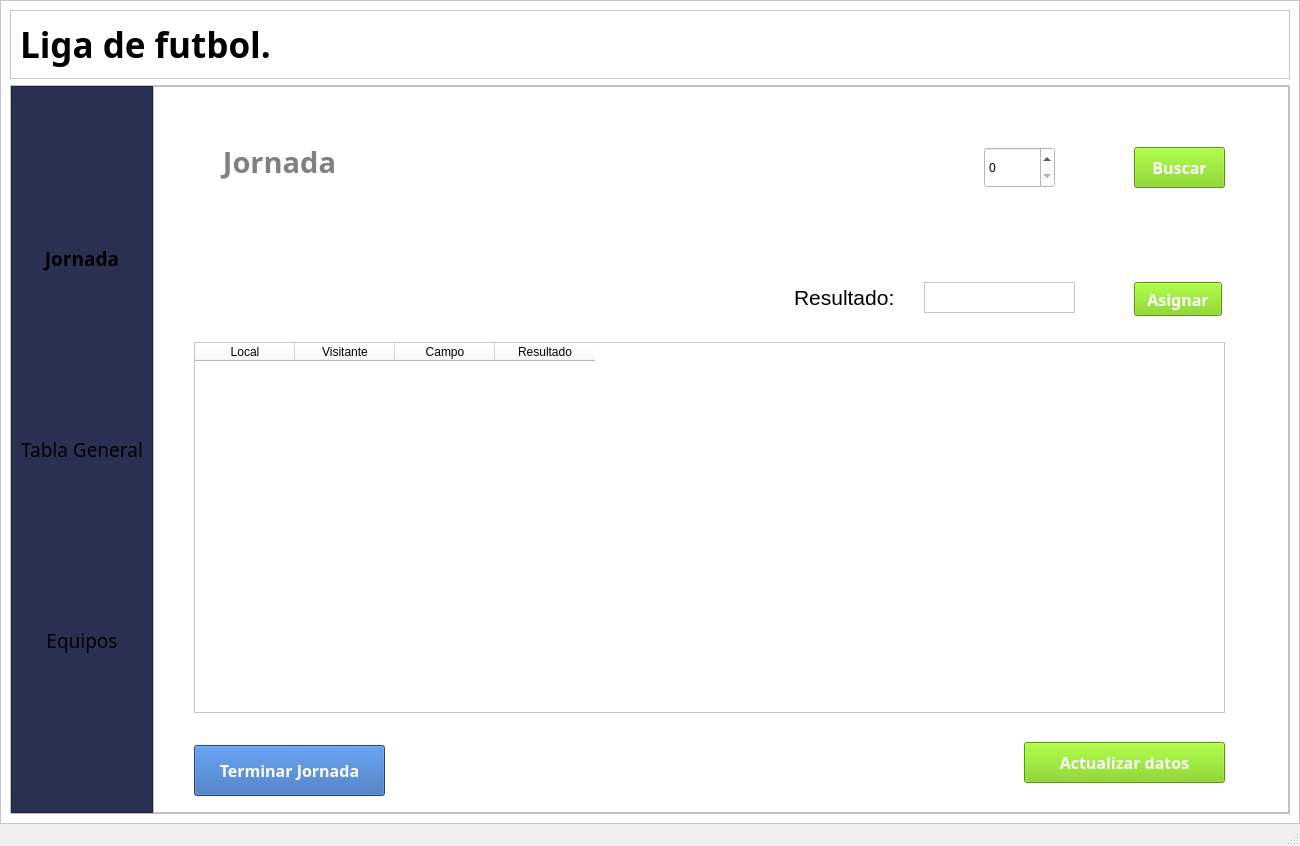
<?xml version="1.0" encoding="UTF-8"?>
<ui version="4.0">
 <class>MainWindow</class>
 <widget class="QMainWindow" name="MainWindow">
  <property name="geometry">
   <rect>
    <x>0</x>
    <y>0</y>
    <width>1300</width>
    <height>846</height>
   </rect>
  </property>
  <property name="windowTitle">
   <string>MainWindow</string>
  </property>
  <widget class="QWidget" name="centralwidget">
   <layout class="QHBoxLayout" name="horizontalLayout">
    <property name="spacing">
     <number>0</number>
    </property>
    <property name="leftMargin">
     <number>0</number>
    </property>
    <property name="topMargin">
     <number>0</number>
    </property>
    <property name="rightMargin">
     <number>0</number>
    </property>
    <property name="bottomMargin">
     <number>0</number>
    </property>
    <item>
     <widget class="QFrame" name="PrincipalFrame">
      <property name="styleSheet">
       <string notr="true">background-color: rgb(255, 255, 255);</string>
      </property>
      <property name="frameShape">
       <enum>QFrame::StyledPanel</enum>
      </property>
      <property name="frameShadow">
       <enum>QFrame::Raised</enum>
      </property>
      <layout class="QVBoxLayout" name="verticalLayout">
       <item>
        <widget class="QFrame" name="TitutloFrame">
         <property name="styleSheet">
          <string notr="true">background-color: white;</string>
         </property>
         <property name="frameShape">
          <enum>QFrame::StyledPanel</enum>
         </property>
         <property name="frameShadow">
          <enum>QFrame::Raised</enum>
         </property>
         <layout class="QHBoxLayout" name="horizontalLayout_3">
          <item>
           <widget class="QLabel" name="Liga">
            <property name="font">
             <font>
              <family>Noto Sans Mono SemiBold</family>
              <pointsize>26</pointsize>
              <weight>75</weight>
              <bold>true</bold>
             </font>
            </property>
            <property name="styleSheet">
             <string notr="true">color:black;</string>
            </property>
            <property name="text">
             <string>Liga de futbol.</string>
            </property>
           </widget>
          </item>
         </layout>
        </widget>
       </item>
       <item>
        <widget class="QFrame" name="General">
         <property name="styleSheet">
          <string notr="true">background-color: rgb(255, 247, 247);</string>
         </property>
         <property name="frameShape">
          <enum>QFrame::StyledPanel</enum>
         </property>
         <property name="frameShadow">
          <enum>QFrame::Raised</enum>
         </property>
         <layout class="QHBoxLayout" name="horizontalLayout_2">
          <property name="spacing">
           <number>0</number>
          </property>
          <property name="leftMargin">
           <number>0</number>
          </property>
          <property name="topMargin">
           <number>0</number>
          </property>
          <property name="rightMargin">
           <number>0</number>
          </property>
          <property name="bottomMargin">
           <number>0</number>
          </property>
          <item>
           <widget class="QFrame" name="Barra">
            <property name="styleSheet">
             <string notr="true">QFrame{background-color: rgb(42, 48, 81);}

QPushButton:hover{
	background-color: rgb(255, 255, 255);
	color:balck;
}

QPushButton{
	background-color: rgb(42, 48, 81);
	border-radius:8px;
}</string>
            </property>
            <property name="frameShape">
             <enum>QFrame::StyledPanel</enum>
            </property>
            <property name="frameShadow">
             <enum>QFrame::Raised</enum>
            </property>
            <layout class="QGridLayout" name="gridLayout">
             <item row="1" column="1">
              <widget class="QPushButton" name="BtnTabla">
               <property name="minimumSize">
                <size>
                 <width>0</width>
                 <height>45</height>
                </size>
               </property>
               <property name="font">
                <font>
                 <family>Noto Sans Mono SemiBold</family>
                 <pointsize>14</pointsize>
                </font>
               </property>
               <property name="cursor">
                <cursorShape>PointingHandCursor</cursorShape>
               </property>
               <property name="text">
                <string>Tabla General</string>
               </property>
              </widget>
             </item>
             <item row="2" column="1">
              <widget class="QPushButton" name="BtnEquipo">
               <property name="minimumSize">
                <size>
                 <width>0</width>
                 <height>45</height>
                </size>
               </property>
               <property name="maximumSize">
                <size>
                 <width>150</width>
                 <height>16777215</height>
                </size>
               </property>
               <property name="font">
                <font>
                 <family>Noto Sans Mono SemiBold</family>
                 <pointsize>14</pointsize>
                </font>
               </property>
               <property name="cursor">
                <cursorShape>PointingHandCursor</cursorShape>
               </property>
               <property name="text">
                <string>Equipos</string>
               </property>
              </widget>
             </item>
             <item row="0" column="1">
              <widget class="QPushButton" name="BtnJornada">
               <property name="minimumSize">
                <size>
                 <width>0</width>
                 <height>45</height>
                </size>
               </property>
               <property name="font">
                <font>
                 <family>Noto Sans Mono SemiBold</family>
                 <pointsize>14</pointsize>
                 <weight>75</weight>
                 <bold>true</bold>
                </font>
               </property>
               <property name="cursor">
                <cursorShape>PointingHandCursor</cursorShape>
               </property>
               <property name="styleSheet">
                <string notr="true"/>
               </property>
               <property name="text">
                <string>Jornada</string>
               </property>
              </widget>
             </item>
            </layout>
           </widget>
          </item>
          <item>
           <widget class="QFrame" name="Contenido">
            <property name="frameShape">
             <enum>QFrame::StyledPanel</enum>
            </property>
            <property name="frameShadow">
             <enum>QFrame::Raised</enum>
            </property>
            <layout class="QVBoxLayout" name="verticalLayout_2">
             <property name="spacing">
              <number>0</number>
             </property>
             <property name="leftMargin">
              <number>0</number>
             </property>
             <property name="topMargin">
              <number>0</number>
             </property>
             <property name="rightMargin">
              <number>0</number>
             </property>
             <property name="bottomMargin">
              <number>0</number>
             </property>
             <item>
              <widget class="QStackedWidget" name="stackedWidget">
               <property name="currentIndex">
                <number>2</number>
               </property>
               <widget class="QWidget" name="PaginaEquipos">
                <property name="styleSheet">
                 <string notr="true">background-color: rgb(255, 255, 255);</string>
                </property>
                <layout class="QHBoxLayout" name="horizontalLayout_4" stretch="0">
                 <item>
                  <widget class="QFrame" name="TituloEquipos">
                   <property name="frameShape">
                    <enum>QFrame::StyledPanel</enum>
                   </property>
                   <property name="frameShadow">
                    <enum>QFrame::Raised</enum>
                   </property>
                   <widget class="QLabel" name="label">
                    <property name="geometry">
                     <rect>
                      <x>40</x>
                      <y>40</y>
                      <width>151</width>
                      <height>61</height>
                     </rect>
                    </property>
                    <property name="font">
                     <font>
                      <family>Noto Sans Mono SemiBold</family>
                      <pointsize>24</pointsize>
                      <weight>75</weight>
                      <bold>true</bold>
                     </font>
                    </property>
                    <property name="styleSheet">
                     <string notr="true">color:gray;</string>
                    </property>
                    <property name="text">
                     <string>&lt;html&gt;&lt;head/&gt;&lt;body&gt;&lt;p align=&quot;center&quot;&gt;Equipos&lt;/p&gt;&lt;/body&gt;&lt;/html&gt;</string>
                    </property>
                   </widget>
                   <widget class="QFrame" name="ContEquipos">
                    <property name="geometry">
                     <rect>
                      <x>1</x>
                      <y>100</y>
                      <width>1081</width>
                      <height>611</height>
                     </rect>
                    </property>
                    <property name="frameShape">
                     <enum>QFrame::StyledPanel</enum>
                    </property>
                    <property name="frameShadow">
                     <enum>QFrame::Raised</enum>
                    </property>
                    <widget class="QLabel" name="label_2">
                     <property name="geometry">
                      <rect>
                       <x>20</x>
                       <y>50</y>
                       <width>81</width>
                       <height>41</height>
                      </rect>
                     </property>
                     <property name="styleSheet">
                      <string notr="true">color:black;</string>
                     </property>
                     <property name="text">
                      <string>&lt;html&gt;&lt;head/&gt;&lt;body&gt;&lt;p align=&quot;center&quot;&gt;&lt;span style=&quot; font-size:12pt;&quot;&gt;Nombre&lt;/span&gt;&lt;/p&gt;&lt;/body&gt;&lt;/html&gt;</string>
                     </property>
                    </widget>
                    <widget class="QLabel" name="label_3">
                     <property name="geometry">
                      <rect>
                       <x>300</x>
                       <y>60</y>
                       <width>111</width>
                       <height>41</height>
                      </rect>
                     </property>
                     <property name="styleSheet">
                      <string notr="true">color:black;</string>
                     </property>
                     <property name="text">
                      <string>&lt;html&gt;&lt;head/&gt;&lt;body&gt;&lt;p align=&quot;center&quot;&gt;&lt;span style=&quot; font-size:12pt;&quot;&gt;Representante&lt;/span&gt;&lt;/p&gt;&lt;p align=&quot;center&quot;&gt;&lt;span style=&quot; font-size:12pt;&quot;&gt;&lt;br/&gt;&lt;/span&gt;&lt;/p&gt;&lt;/body&gt;&lt;/html&gt;</string>
                     </property>
                    </widget>
                    <widget class="QLabel" name="label_4">
                     <property name="geometry">
                      <rect>
                       <x>630</x>
                       <y>60</y>
                       <width>58</width>
                       <height>18</height>
                      </rect>
                     </property>
                     <property name="styleSheet">
                      <string notr="true">color:balck;</string>
                     </property>
                     <property name="text">
                      <string>&lt;html&gt;&lt;head/&gt;&lt;body&gt;&lt;p align=&quot;center&quot;&gt;&lt;span style=&quot; font-size:12pt;&quot;&gt;Campo&lt;/span&gt;&lt;/p&gt;&lt;/body&gt;&lt;/html&gt;</string>
                     </property>
                    </widget>
                    <widget class="QPushButton" name="BtnInsertar">
                     <property name="geometry">
                      <rect>
                       <x>940</x>
                       <y>50</y>
                       <width>101</width>
                       <height>51</height>
                      </rect>
                     </property>
                     <property name="font">
                      <font>
                       <family>Noto Sans Mono SemiBold</family>
                       <pointsize>12</pointsize>
                       <weight>75</weight>
                       <bold>true</bold>
                      </font>
                     </property>
                     <property name="styleSheet">
                      <string notr="true">QPushButton{
	background-color: rgb(120, 208, 9);
	color:white;

}

QPushButton:hover{
	background-color:white;
	border-color:black;
	color:black;
}</string>
                     </property>
                     <property name="text">
                      <string>Insertar</string>
                     </property>
                    </widget>
                    <widget class="QTextEdit" name="TxtNombreEquipo">
                     <property name="geometry">
                      <rect>
                       <x>110</x>
                       <y>60</y>
                       <width>171</width>
                       <height>31</height>
                      </rect>
                     </property>
                     <property name="styleSheet">
                      <string notr="true">color:black;</string>
                     </property>
                    </widget>
                    <widget class="QTextEdit" name="TxtRepresentanteEquipo">
                     <property name="geometry">
                      <rect>
                       <x>420</x>
                       <y>60</y>
                       <width>201</width>
                       <height>31</height>
                      </rect>
                     </property>
                     <property name="styleSheet">
                      <string notr="true">color:black;</string>
                     </property>
                    </widget>
                    <widget class="QTextEdit" name="TxtCampoEquipo">
                     <property name="geometry">
                      <rect>
                       <x>690</x>
                       <y>60</y>
                       <width>191</width>
                       <height>31</height>
                      </rect>
                     </property>
                     <property name="styleSheet">
                      <string notr="true">color:black;</string>
                     </property>
                    </widget>
                    <widget class="QPushButton" name="BtnActualizar">
                     <property name="geometry">
                      <rect>
                       <x>930</x>
                       <y>220</y>
                       <width>121</width>
                       <height>51</height>
                      </rect>
                     </property>
                     <property name="font">
                      <font>
                       <family>Noto Sans Mono SemiBold</family>
                       <pointsize>12</pointsize>
                       <weight>75</weight>
                       <bold>true</bold>
                      </font>
                     </property>
                     <property name="styleSheet">
                      <string notr="true">QPushButton{
	background-color: rgb(120, 208, 9);
	color:white;

}

QPushButton:hover{
	background-color:white;
	border-color:black;
	color:black;
}</string>
                     </property>
                     <property name="text">
                      <string>Actualizar</string>
                     </property>
                    </widget>
                    <widget class="QPushButton" name="BtnBorrar">
                     <property name="geometry">
                      <rect>
                       <x>940</x>
                       <y>310</y>
                       <width>101</width>
                       <height>41</height>
                      </rect>
                     </property>
                     <property name="font">
                      <font>
                       <family>Noto Sans Mono SemiBold</family>
                       <pointsize>12</pointsize>
                       <weight>75</weight>
                       <bold>true</bold>
                      </font>
                     </property>
                     <property name="styleSheet">
                      <string notr="true">QPushButton{
	background-color: rgb(214, 44, 6);
	color:white;

}

QPushButton:hover{
	background-color:white;
	border-color:black;
	color:black;
}</string>
                     </property>
                     <property name="text">
                      <string>Borrar</string>
                     </property>
                    </widget>
                    <widget class="QTableWidget" name="tablaEquipos">
                     <property name="enabled">
                      <bool>true</bool>
                     </property>
                     <property name="geometry">
                      <rect>
                       <x>20</x>
                       <y>160</y>
                       <width>861</width>
                       <height>431</height>
                      </rect>
                     </property>
                     <property name="styleSheet">
                      <string notr="true">
	color:balck;
	font: 63 11pt &quot;Noto Sans Mono SemiBold&quot;;
	text-align:center;
	border-color_black</string>
                     </property>
                     <property name="rowCount">
                      <number>0</number>
                     </property>
                     <attribute name="horizontalHeaderVisible">
                      <bool>false</bool>
                     </attribute>
                     <attribute name="horizontalHeaderDefaultSectionSize">
                      <number>220</number>
                     </attribute>
                     <column>
                      <property name="text">
                       <string>ID</string>
                      </property>
                      <property name="font">
                       <font>
                        <pointsize>9</pointsize>
                       </font>
                      </property>
                     </column>
                     <column>
                      <property name="text">
                       <string>Nombre</string>
                      </property>
                     </column>
                     <column>
                      <property name="text">
                       <string>Representante</string>
                      </property>
                     </column>
                     <column>
                      <property name="text">
                       <string>Campo</string>
                      </property>
                     </column>
                    </widget>
                    <widget class="QPushButton" name="btnlistar">
                     <property name="geometry">
                      <rect>
                       <x>950</x>
                       <y>410</y>
                       <width>91</width>
                       <height>41</height>
                      </rect>
                     </property>
                     <property name="font">
                      <font>
                       <pointsize>14</pointsize>
                       <weight>75</weight>
                       <bold>true</bold>
                      </font>
                     </property>
                     <property name="styleSheet">
                      <string notr="true">QPushButton{
	background-color: rgb(120, 208, 9);
	color:white;

}

QPushButton:hover{
	background-color:white;
	border-color:black;
	color:black;
}</string>
                     </property>
                     <property name="text">
                      <string>Listar</string>
                     </property>
                    </widget>
                    <widget class="QPushButton" name="BtnEmpezarTorneo">
                     <property name="geometry">
                      <rect>
                       <x>920</x>
                       <y>510</y>
                       <width>151</width>
                       <height>51</height>
                      </rect>
                     </property>
                     <property name="font">
                      <font>
                       <family>Noto Sans Mono SemiBold</family>
                       <pointsize>12</pointsize>
                       <weight>75</weight>
                       <bold>true</bold>
                      </font>
                     </property>
                     <property name="styleSheet">
                      <string notr="true">QPushButton{
	background-color:  rgb(43, 98, 180);
	color:white;

}

QPushButton:hover{
	background-color:white;
	border-color:black;
	color:black;
}</string>
                     </property>
                     <property name="text">
                      <string>Empezar Torneo</string>
                     </property>
                    </widget>
                   </widget>
                  </widget>
                 </item>
                </layout>
               </widget>
               <widget class="QWidget" name="PaginaTabla">
                <property name="styleSheet">
                 <string notr="true">QFrame{
	
	background-color: rgb(255, 255, 255);
}</string>
                </property>
                <layout class="QVBoxLayout" name="verticalLayout_4" stretch="2,8">
                 <property name="spacing">
                  <number>0</number>
                 </property>
                 <property name="leftMargin">
                  <number>0</number>
                 </property>
                 <property name="topMargin">
                  <number>0</number>
                 </property>
                 <property name="rightMargin">
                  <number>0</number>
                 </property>
                 <property name="bottomMargin">
                  <number>0</number>
                 </property>
                 <item>
                  <widget class="QFrame" name="TituloTabla">
                   <property name="frameShape">
                    <enum>QFrame::StyledPanel</enum>
                   </property>
                   <property name="frameShadow">
                    <enum>QFrame::Raised</enum>
                   </property>
                   <widget class="QLabel" name="label_5">
                    <property name="geometry">
                     <rect>
                      <x>20</x>
                      <y>50</y>
                      <width>281</width>
                      <height>51</height>
                     </rect>
                    </property>
                    <property name="styleSheet">
                     <string notr="true">color:gray;</string>
                    </property>
                    <property name="text">
                     <string>&lt;html&gt;&lt;head/&gt;&lt;body&gt;&lt;p align=&quot;center&quot;&gt;&lt;span style=&quot; font-size:24pt;&quot;&gt;Tabla General&lt;/span&gt;&lt;/p&gt;&lt;/body&gt;&lt;/html&gt;</string>
                    </property>
                   </widget>
                  </widget>
                 </item>
                 <item>
                  <widget class="QFrame" name="ContenidoTabla">
                   <property name="frameShape">
                    <enum>QFrame::StyledPanel</enum>
                   </property>
                   <property name="frameShadow">
                    <enum>QFrame::Raised</enum>
                   </property>
                   <widget class="QTableWidget" name="TablaGeneral">
                    <property name="geometry">
                     <rect>
                      <x>10</x>
                      <y>20</y>
                      <width>1091</width>
                      <height>551</height>
                     </rect>
                    </property>
                    <property name="styleSheet">
                     <string notr="true">	color:balck;
	font: 63 11pt &quot;Noto Sans Mono SemiBold&quot;;
	text-align:center;
	border-color_black</string>
                    </property>
                    <column>
                     <property name="text">
                      <string>Equipo</string>
                     </property>
                    </column>
                    <column>
                     <property name="text">
                      <string>PJ</string>
                     </property>
                    </column>
                    <column>
                     <property name="text">
                      <string>PP</string>
                     </property>
                    </column>
                    <column>
                     <property name="text">
                      <string>PE</string>
                     </property>
                    </column>
                    <column>
                     <property name="text">
                      <string>PG</string>
                     </property>
                    </column>
                    <column>
                     <property name="text">
                      <string>Goles</string>
                     </property>
                    </column>
                    <column>
                     <property name="text">
                      <string>Puntos</string>
                     </property>
                    </column>
                   </widget>
                  </widget>
                 </item>
                </layout>
               </widget>
               <widget class="QWidget" name="PaginaJornada">
                <layout class="QVBoxLayout" name="verticalLayout_3" stretch="2,8">
                 <property name="spacing">
                  <number>0</number>
                 </property>
                 <property name="leftMargin">
                  <number>0</number>
                 </property>
                 <property name="topMargin">
                  <number>0</number>
                 </property>
                 <property name="rightMargin">
                  <number>0</number>
                 </property>
                 <property name="bottomMargin">
                  <number>0</number>
                 </property>
                 <item>
                  <widget class="QWidget" name="Titulo" native="true">
                   <property name="autoFillBackground">
                    <bool>false</bool>
                   </property>
                   <property name="styleSheet">
                    <string notr="true">background-color:white;
border-color: rgb(125, 125, 125);</string>
                   </property>
                   <widget class="QLabel" name="TituloJornada">
                    <property name="geometry">
                     <rect>
                      <x>50</x>
                      <y>50</y>
                      <width>151</width>
                      <height>51</height>
                     </rect>
                    </property>
                    <property name="font">
                     <font>
                      <family>Noto Sans Mono SemiBold</family>
                      <weight>75</weight>
                      <bold>true</bold>
                     </font>
                    </property>
                    <property name="styleSheet">
                     <string notr="true">color:gray;</string>
                    </property>
                    <property name="text">
                     <string>&lt;html&gt;&lt;head/&gt;&lt;body&gt;&lt;p align=&quot;center&quot;&gt;&lt;span style=&quot; font-size:22pt;&quot;&gt;Jornada&lt;/span&gt;&lt;/p&gt;&lt;/body&gt;&lt;/html&gt;</string>
                    </property>
                   </widget>
                   <widget class="QPushButton" name="BtnBuscarJornada">
                    <property name="geometry">
                     <rect>
                      <x>980</x>
                      <y>60</y>
                      <width>91</width>
                      <height>41</height>
                     </rect>
                    </property>
                    <property name="font">
                     <font>
                      <family>Noto Sans Mono SemiBold</family>
                      <pointsize>12</pointsize>
                      <weight>75</weight>
                      <bold>true</bold>
                     </font>
                    </property>
                    <property name="styleSheet">
                     <string notr="true">QPushButton{
	background-color: rgb(120, 208, 9);
	color:white;

}

QPushButton:hover{
	background-color:white;
	border-color:black;
	color:black;
}</string>
                    </property>
                    <property name="text">
                     <string>Buscar</string>
                    </property>
                   </widget>
                   <widget class="QSpinBox" name="NumJornada">
                    <property name="geometry">
                     <rect>
                      <x>830</x>
                      <y>60</y>
                      <width>71</width>
                      <height>41</height>
                     </rect>
                    </property>
                    <property name="styleSheet">
                     <string notr="true">color:black;</string>
                    </property>
                   </widget>
                  </widget>
                 </item>
                 <item>
                  <widget class="QWidget" name="ContJornada" native="true">
                   <property name="styleSheet">
                    <string notr="true">background-color:white;</string>
                   </property>
                   <widget class="QTableWidget" name="TablaPartidos">
                    <property name="geometry">
                     <rect>
                      <x>40</x>
                      <y>110</y>
                      <width>1031</width>
                      <height>371</height>
                     </rect>
                    </property>
                    <property name="autoFillBackground">
                     <bool>false</bool>
                    </property>
                    <property name="styleSheet">
                     <string notr="true">	color:balck;
	font: 63 11pt &quot;Noto Sans Mono SemiBold&quot;;
	text-align:center;
	border-color_black</string>
                    </property>
                    <property name="showGrid">
                     <bool>true</bool>
                    </property>
                    <property name="wordWrap">
                     <bool>true</bool>
                    </property>
                    <attribute name="horizontalHeaderVisible">
                     <bool>true</bool>
                    </attribute>
                    <attribute name="horizontalHeaderCascadingSectionResizes">
                     <bool>false</bool>
                    </attribute>
                    <attribute name="horizontalHeaderHighlightSections">
                     <bool>true</bool>
                    </attribute>
                    <attribute name="horizontalHeaderShowSortIndicator" stdset="0">
                     <bool>true</bool>
                    </attribute>
                    <attribute name="verticalHeaderVisible">
                     <bool>true</bool>
                    </attribute>
                    <column>
                     <property name="text">
                      <string>Local</string>
                     </property>
                    </column>
                    <column>
                     <property name="text">
                      <string>Visitante</string>
                     </property>
                    </column>
                    <column>
                     <property name="text">
                      <string>Campo</string>
                     </property>
                    </column>
                    <column>
                     <property name="text">
                      <string>Resultado</string>
                     </property>
                    </column>
                   </widget>
                   <widget class="QPushButton" name="BtnAsignarResultado">
                    <property name="geometry">
                     <rect>
                      <x>980</x>
                      <y>50</y>
                      <width>88</width>
                      <height>34</height>
                     </rect>
                    </property>
                    <property name="font">
                     <font>
                      <family>Noto Sans Mono SemiBold</family>
                      <pointsize>12</pointsize>
                      <weight>75</weight>
                      <bold>true</bold>
                     </font>
                    </property>
                    <property name="styleSheet">
                     <string notr="true">QPushButton{
	background-color: rgb(120, 208, 9);
	color:white;

}

QPushButton:hover{
	background-color:white;
	border-color:black;
	color:black;
}</string>
                    </property>
                    <property name="text">
                     <string>Asignar</string>
                    </property>
                   </widget>
                   <widget class="QTextEdit" name="TxtResultado">
                    <property name="geometry">
                     <rect>
                      <x>770</x>
                      <y>50</y>
                      <width>151</width>
                      <height>31</height>
                     </rect>
                    </property>
                    <property name="styleSheet">
                     <string notr="true">color:black;</string>
                    </property>
                   </widget>
                   <widget class="QLabel" name="label_6">
                    <property name="geometry">
                     <rect>
                      <x>640</x>
                      <y>50</y>
                      <width>101</width>
                      <height>31</height>
                     </rect>
                    </property>
                    <property name="styleSheet">
                     <string notr="true">color:black;</string>
                    </property>
                    <property name="text">
                     <string>&lt;html&gt;&lt;head/&gt;&lt;body&gt;&lt;p align=&quot;center&quot;&gt;&lt;span style=&quot; font-size:16pt;&quot;&gt;Resultado: &lt;/span&gt;&lt;/p&gt;&lt;/body&gt;&lt;/html&gt;</string>
                    </property>
                   </widget>
                   <widget class="QPushButton" name="BtnActualizarDatos">
                    <property name="geometry">
                     <rect>
                      <x>870</x>
                      <y>510</y>
                      <width>201</width>
                      <height>41</height>
                     </rect>
                    </property>
                    <property name="font">
                     <font>
                      <family>Noto Sans Mono SemiBold</family>
                      <pointsize>12</pointsize>
                      <weight>75</weight>
                      <bold>true</bold>
                     </font>
                    </property>
                    <property name="styleSheet">
                     <string notr="true">QPushButton{
	background-color: rgb(120, 208, 9);
	color:white;

}

QPushButton:hover{
	background-color:white;
	border-color:black;
	color:black;
}</string>
                    </property>
                    <property name="text">
                     <string>Actualizar datos</string>
                    </property>
                   </widget>
                   <widget class="QPushButton" name="BtnTerminarJornada">
                    <property name="geometry">
                     <rect>
                      <x>40</x>
                      <y>513</y>
                      <width>191</width>
                      <height>51</height>
                     </rect>
                    </property>
                    <property name="font">
                     <font>
                      <family>Noto Sans Mono SemiBold</family>
                      <pointsize>12</pointsize>
                      <weight>75</weight>
                      <bold>true</bold>
                     </font>
                    </property>
                    <property name="styleSheet">
                     <string notr="true">QPushButton{
	
	background-color: rgb(43, 98, 180);
	color:white;

}

QPushButton:hover{
	background-color:white;
	border-color:black;
	color:black;
}</string>
                    </property>
                    <property name="text">
                     <string>Terminar Jornada</string>
                    </property>
                   </widget>
                  </widget>
                 </item>
                </layout>
               </widget>
              </widget>
             </item>
            </layout>
           </widget>
          </item>
         </layout>
        </widget>
       </item>
      </layout>
     </widget>
    </item>
   </layout>
  </widget>
  <widget class="QStatusBar" name="statusbar"/>
 </widget>
 <resources/>
 <connections/>
</ui>
